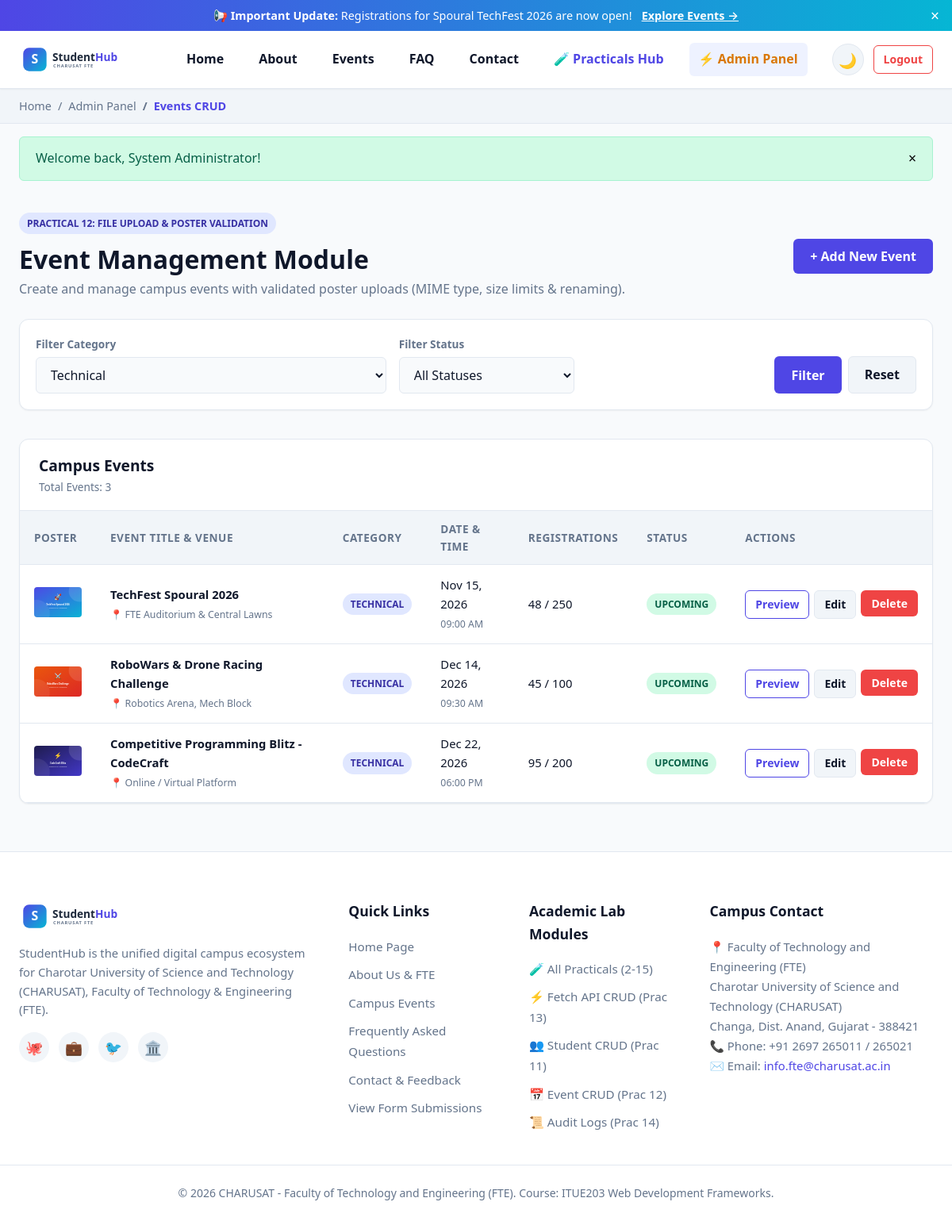
Page /pages/admin_events.php?category=Technical (signed in) on the committed database.
### tables this page shows
CREATE TABLE IF NOT EXISTS `events` (
    `id` INT AUTO_INCREMENT PRIMARY KEY,
    `title` VARCHAR(200) NOT NULL,
    `category` VARCHAR(50) NOT NULL,
    `event_date` DATE NOT NULL,
    `event_time` TIME NOT NULL,
    `venue` VARCHAR(150) NOT NULL,
    `description` TEXT NOT NULL,
    `poster_url` VARCHAR(255) DEFAULT 'default_poster.svg',
    `max_seats` INT NOT NULL DEFAULT 100,
    `registered_count` INT NOT NULL DEFAULT 0,
    `status` ENUM('upcoming', 'ongoing', 'completed', 'cancelled') NOT NULL DEFAULT 'upcoming',
    `created_at` TIMESTAMP DEFAULT CURRENT_TIMESTAMP,
    `updated_at` TIMESTAMP DEFAULT CURRENT_TIMESTAMP ON UPDATE CURRENT_TIMESTAMP,
    INDEX `idx_events_category` (`category`),
    INDEX `idx_events_date` (`event_date`),
    INDEX `idx_events_status` (`status`)
);

### config/db.php (called while the page is built, shortened)
<?php
function get_db_connection(): PDO {
    static $pdo = null;
    if ($pdo === null) {
        $dsn = "mysql:host=" . DB_HOST . ";port=" . DB_PORT . ";dbname=" . DB_NAME . ";charset=utf8mb4";
        $options = [
            PDO::ATTR_ERRMODE            => PDO::ERRMODE_EXCEPTION,
            PDO::ATTR_DEFAULT_FETCH_MODE => PDO::FETCH_ASSOC,
            PDO::ATTR_EMULATE_PREPARES   => false,
        ];
        try {
            $pdo = new PDO($dsn, DB_USER, DB_PASS, $options);
        } catch (PDOException $e) {
            error_log("Database Connection Failed: " . $e->getMessage());
            die("<div style='font-family:sans-serif;padding:20px;margin:20px;background:#fee2e2;border:1px solid #ef4444;border-radius:8px;'>
                <h3 style='color:#b91c1c;margin:0 0 10px 0;'>Database Connection Error</h3>
                <p>Could not connect to MySQL database <code>" . htmlspecialchars(DB_NAME) . "</code>.</p>
                <p><strong>Technical details:</strong> " . htmlspecialchars($e->getMessage()) . "</p>
                <p>Please make sure MySQL is running in XAMPP or run <code>setup_database.php</code>.</p>
            </div>");
        }
    }
    return $pdo;
}
function db_query(string $sql, array $params = []): PDOStatement {
    $stmt = get_db_connection()->prepare($sql);
    $stmt->execute($params);
    return $stmt;
}
function db_fetch_all(string $sql, array $params = []): array {
    return db_query($sql, $params)->fetchAll();
}

### pages/admin_events.php (the view, shortened to what this page needs)
<?php
require_once __DIR__ . '/../config/db.php';
$catFilter = trim($_GET['category'] ?? 'all');
$statusFilter = trim($_GET['status'] ?? 'all');
$where = "WHERE 1=1";
$params = [];
if ($catFilter !== 'all' && !empty($catFilter)) {
    $where .= " AND category = ?";
    $params[] = $catFilter;
}
$events = db_fetch_all("SELECT * FROM events $where ORDER BY event_date ASC", $params);
$categories = db_fetch_all("SELECT DISTINCT category FROM events ORDER BY category ASC");
require_once __DIR__ . '/includes/header.php';
?>
<div class="container" style="padding-top:20px; margin-bottom:60px;">
  <div style="display:flex; justify-content:space-between; align-items:center; margin-bottom:24px; flex-wrap:wrap; gap:12px;">
    <div>
      <span class="badge badge-primary">Practical 12: File Upload & Poster Validation</span>
      <h1 style="font-size:2rem; font-weight:800; margin-top:6px;">Event Management Module</h1>
      <p style="color:var(--text-muted);">Create and manage campus events with validated poster uploads (MIME type, size limits & renaming).</p>
    </div>
    <div>
      <button type="button" class="btn btn-primary" data-modal-target="addEventModal">+ Add New Event</button>
    </div>
  </div>
  <form method="GET" action="admin_events.php" class="filter-bar" style="grid-template-columns: 2fr 1fr 1fr auto;">
    <div class="filter-group">
      <label for="adminCatFilter">Filter Category</label>
      <select id="adminCatFilter" name="category" class="filter-select">
        <?php foreach ($categories as $c): ?>
          <option value="<?= htmlspecialchars($c['category']) ?>" <?= $catFilter === $c['category'] ? 'selected' : '' ?>>
            <?= htmlspecialchars($c['category']) ?>
          </option>
        <?php endforeach; ?>
      </select>
    </div>
    <div class="filter-group">
      <label for="adminStatusFilter">Filter Status</label>
      <select id="adminStatusFilter" name="status" class="filter-select">
        <option value="all" <?= $statusFilter === 'all' ? 'selected' : '' ?>>All Statuses</option>
      </select>
    </div>
    <div style="display:flex; gap:8px; align-self:flex-end;">
      <button type="submit" class="btn btn-primary">Filter</button>
      <a href="admin_events.php" class="btn btn-secondary">Reset</a>
    </div>
  </form>
  <div class="table-card">
    <div class="table-header">
      <div>
        <h3 style="font-size:1.2rem; font-weight:700;">Campus Events</h3>
        <p style="font-size:0.85rem; color:var(--text-muted);">Total Events: <?= count($events) ?></p>
      </div>
    </div>
    <div class="table-responsive">
      <table class="data-table" aria-label="Events Table">
        <thead>
          <tr>
            <th>Poster</th>
            <th>Event Title & Venue</th>
            <th>Category</th>
            <th>Date & Time</th>
            <th>Registrations</th>
            <th>Status</th>
            <th>Actions</th>
          </tr>
        </thead>
        <tbody>
          <?php if (empty($events)): ?>
            <tr><td colspan="7" style="text-align:center; padding:30px; color:var(--text-muted);">No events found.</td></tr>
          <?php else: ?>
            <?php foreach ($events as $ev): ?>
              <tr>
                <td style="width:70px;">
                  <img src="../assets/images/<?= htmlspecialchars($ev['poster_url']) ?>" alt="Poster"
                       style="width:60px; height:38px; border-radius:4px; object-fit:cover;">
                </td>
                <td>
                  <div style="font-weight:700;"><?= htmlspecialchars($ev['title']) ?></div>
                  <small style="color:var(--text-muted);">📍 <?= htmlspecialchars($ev['venue']) ?></small>
                </td>
                <td><span class="badge badge-primary"><?= htmlspecialchars($ev['category']) ?></span></td>
                <td>
                  <div><?= date('M d, Y', strtotime($ev['event_date'])) ?></div>
                  <small style="color:var(--text-muted);"><?= date('h:i A', strtotime($ev['event_time'])) ?></small>
                </td>
                <td><?= (int)$ev['registered_count'] ?> / <?= (int)$ev['max_seats'] ?></td>
                <td>
                  <span class="badge badge-<?= $ev['status'] === 'upcoming' ? 'success' : 'neutral' ?>">
                    <?= htmlspecialchars(ucfirst($ev['status'])) ?>
                  </span>
                </td>
                <td>
                  <div style="display:flex; gap:6px;">
                    <a href="event_detail.php?id=<?= $ev['id'] ?>" class="btn btn-sm btn-outline">Preview</a>
                    <button type="button" class="btn btn-sm btn-secondary" onclick='openEditEventModal(<?= json_encode($ev) ?>)'>Edit</button>
                    <form method="POST" action="admin_events.php" onsubmit="return confirm('Delete event <?= addslashes($ev['title']) ?>?');">
                      <button type="submit" class="btn btn-sm btn-danger">Delete</button>
                    </form>
                  </div>
                </td>
              </tr>
            <?php endforeach; ?>
          <?php endif; ?>
        </tbody>
      </table>
    </div>
  </div>
</div>
<?php require_once __DIR__ . '/includes/footer.php'; ?>

### assets/css/style.css (style rules this page uses)
:root { --font-family: 'Segoe UI', system-ui, -apple-system, BlinkMacSystemFont, Roboto, sans-serif; --primary: #4f46e5; --primary-hover: #4338ca; --primary-light: #eef2ff; --primary-dark: #3730a3; --secondary: #06b6d4; --accent: #f59e0b; --success: #10b981; --danger: #ef4444; --warning: #f97316; --info: #3b82f6; --bg-main: #f8fafc; --bg-card: #ffffff; --bg-alt: #f1f5f9; --text-main: #0f172a; --text-muted: #64748b; --border: #e2e8f0; --shadow-sm: 0 1px 2px 0 rgba(0, 0, 0, 0.05); --shadow: 0 4px 6px -1px rgba(0, 0, 0, 0.1), 0 2px 4px -2px rgba(0, 0, 0, 0.1); --shadow-lg: 0 10px 15px -3px rgba(0, 0, 0, 0.1), 0 4px 6px -4px rgba(0, 0, 0, 0.1); --radius-sm: 6px; --radius: 12px; --radius-lg: 18px; --container-max: 1200px; --transition: all 0.25s cubic-bezier(0.4, 0, 0.2, 1); }
* { box-sizing: border-box; margin: 0; padding: 0; }
body { font-family: var(--font-family); background-color: var(--bg-main); color: var(--text-main); line-height: 1.6; min-height: 100vh; display: flex; flex-direction: column; transition: background-color 0.3s ease, color 0.3s ease; }
a { color: var(--primary); text-decoration: none; transition: var(--transition); }
button, input, select, textarea { font-family: inherit; font-size: 1rem; }
.container { width: 100%; max-width: var(--container-max); margin-left: auto; margin-right: auto; padding-left: 24px; padding-right: 24px; }
.btn { display: inline-flex; align-items: center; justify-content: center; gap: 8px; padding: 10px 20px; border-radius: var(--radius-sm); font-weight: 600; cursor: pointer; border: 1px solid transparent; transition: var(--transition); text-decoration: none; }
.btn-primary { background: var(--primary); color: #ffffff; }
.btn-secondary { background: var(--bg-alt); color: var(--text-main); border-color: var(--border); }
.btn-outline { background: transparent; border-color: var(--primary); color: var(--primary); }
.btn-danger { background: var(--danger); color: #ffffff; }
.btn-sm { padding: 6px 12px; font-size: 0.875rem; }
.filter-bar { background: var(--bg-card); border: 1px solid var(--border); border-radius: var(--radius); padding: 20px; margin-bottom: 36px; display: grid; grid-template-columns: 2fr 1fr 1fr auto; gap: 16px; align-items: center; box-shadow: var(--shadow-sm); }
.filter-group { display: flex; flex-direction: column; gap: 6px; }
.filter-group label { font-size: 0.85rem; font-weight: 600; color: var(--text-muted); }
.filter-input, .filter-select { padding: 10px 14px; border: 1px solid var(--border); border-radius: var(--radius-sm); background: var(--bg-main); color: var(--text-main); }
.table-card { background: var(--bg-card); border: 1px solid var(--border); border-radius: var(--radius); overflow: hidden; box-shadow: var(--shadow-sm); margin-bottom: 30px; }
.table-header { padding: 18px 24px; border-bottom: 1px solid var(--border); display: flex; justify-content: space-between; align-items: center; flex-wrap: wrap; gap: 12px; }
.table-responsive { width: 100%; overflow-x: auto; }
.data-table { width: 100%; border-collapse: collapse; text-align: left; }
.data-table th { background: var(--bg-alt); padding: 12px 18px; font-size: 0.85rem; font-weight: 700; color: var(--text-muted); text-transform: uppercase; letter-spacing: 0.5px; border-bottom: 1px solid var(--border); }
.data-table td { padding: 14px 18px; border-bottom: 1px solid var(--border); font-size: 0.925rem; }
.badge { display: inline-block; padding: 4px 10px; border-radius: 20px; font-size: 0.75rem; font-weight: 700; text-transform: uppercase; }
.badge-success { background: #d1fae5; color: #065f46; }
.badge-primary { background: #e0e7ff; color: #3730a3; }

### rows in the picture
events: poster_url (picture), title "TechFest Spoural 2026", venue "FTE Auditorium & Central Lawns", category "TECHNICAL", event_date "Nov 15, 2026", event_time "09:00 AM", registered_count "48", max_seats "250", status "UPCOMING"
events: poster_url (picture), title "RoboWars & Drone Racing Challenge", venue "Robotics Arena, Mech Block", category "TECHNICAL", event_date "Dec 14, 2026", event_time "09:30 AM", registered_count "45", max_seats "100", status "UPCOMING"
events: poster_url (picture), title "Competitive Programming Blitz - CodeCraft", venue "Online / Virtual Platform", category "TECHNICAL", event_date "Dec 22, 2026", event_time "06:00 PM", registered_count "95", max_seats "200", status "UPCOMING"

### other values in the picture
$name "Admin Panel"
$name "Events CRUD"
$flash['message'] "Welcome back, System Administrator!"
count($events) "3"
form field category "Technical"
